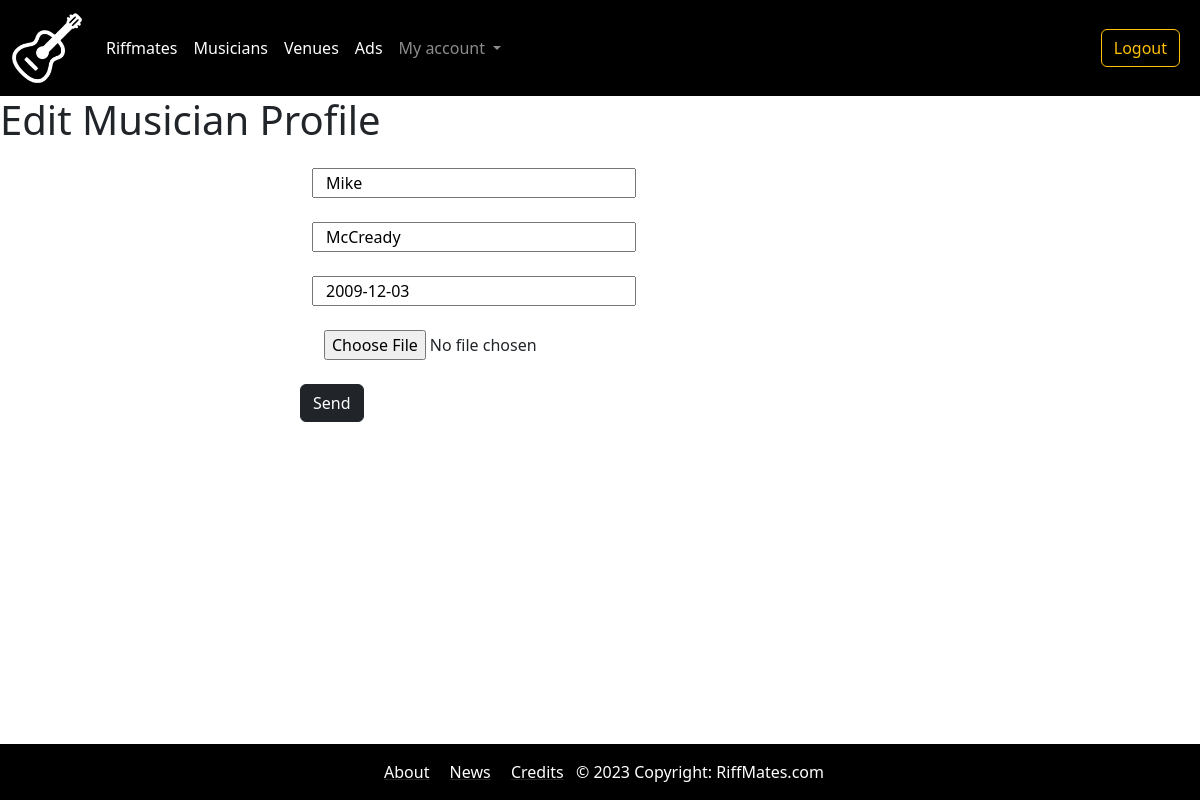
The app's page /bands/my_profiles/edit/7/ (signed in) with its own data.
### bands/models.py (models this page shows, shortened)
class Musician(models.Model):
    first_name = models.CharField(max_length=30)
    last_name = models.CharField(max_length=30)
    birth_date = models.DateField(null=True, blank=True)
    picture = models.ImageField(blank=True, null=True)

### bands/views.py (the view, shortened to what this page needs)
# urls.py: path('my_profiles/edit/<int:musician_id>/', views.edit_musician, name="edit_musician"),
@login_required
def edit_musician(request, musician_id=0):
    if musician_id != 0:
        musician = get_object_or_404(Musician, id=musician_id)
    if request.method == 'GET':
        if musician_id == 0:
            form = MusicianForm()
        else:
            form = MusicianForm(instance=musician)
    data = {
        'form': form
    }
    return render(request, 'edit_musician.html', data)

### templates/edit_musician.html (shortened to what this page needs)
{% extends "base.html" %}
{% block content %}
<h1>Edit Musician Profile</h1>
<form enctype="multipart/form-data" class="col-lg-6 offset-lg-3" method="post">
  {% for field in form %}
  <div class="col-md-6 m-4">
    <div class="row justify-content-center">
      {{ field }}
    </div>
  </div>
  {% endfor %}
  <button class="btn btn-dark" type="submit">Send</button>
</form>
{% endblock content %}

### static/css/styles.css (style rules this page uses)
body { margin-bottom: 100px; }

### records on screen
Musician: form "Mike" "McCready" "2009-12-03"
